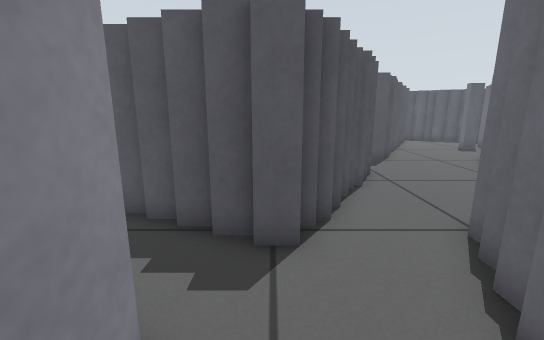
View 1 (above)

22 first-person views from a walk through a Gazebo world. The camera is 0.57 m above the floor, tilts 12° down and sees 90° across. The floor is counted in squares, 0.25 m on a side. Each view is taken from the middle of a square. On the plan, view 1 faces up. The plan holds only what a view shows up to about 17 squares ahead; the rest is blank. The place goes on beyond the plan.

View 2
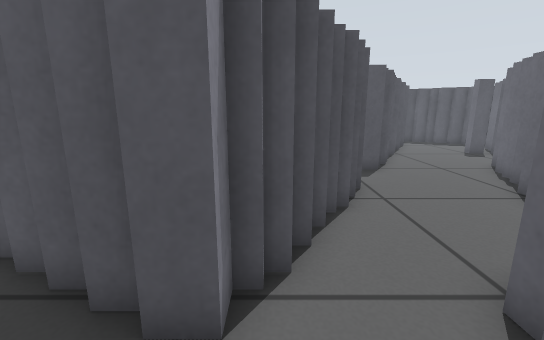

View 3
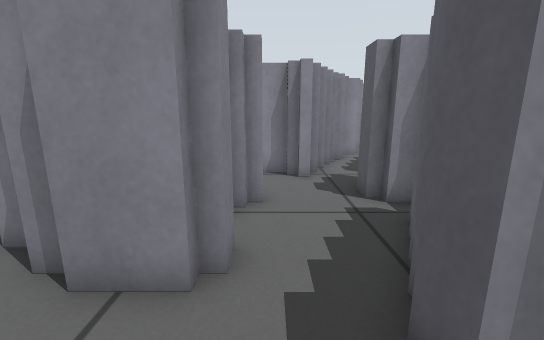

View 4
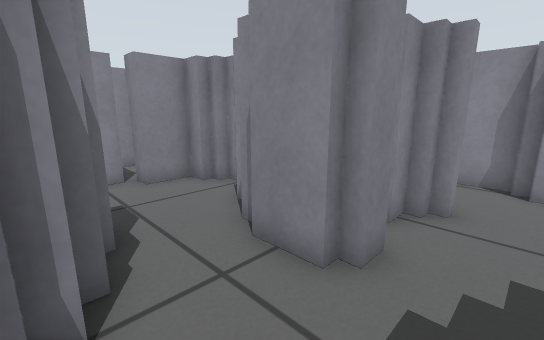

View 5
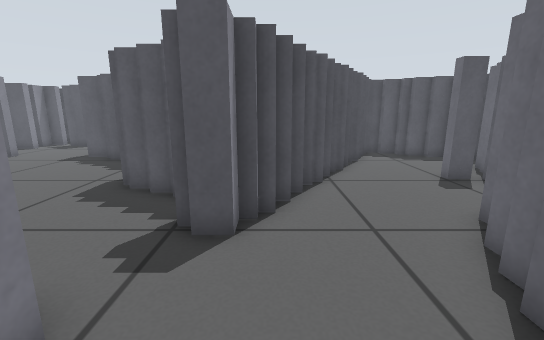

View 6
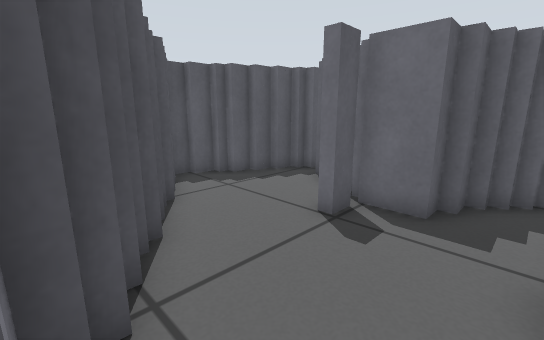

View 7
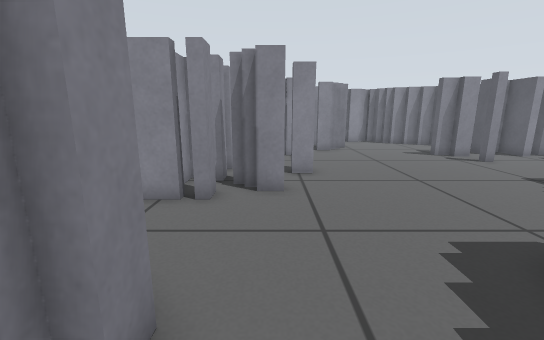

View 8
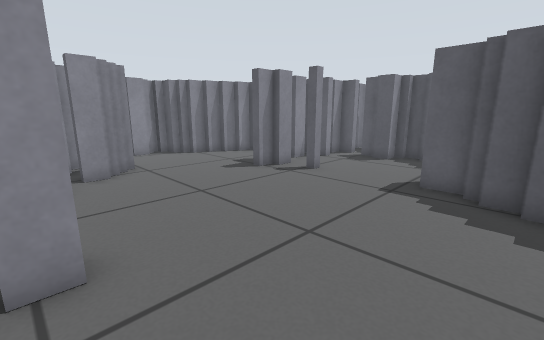

View 9
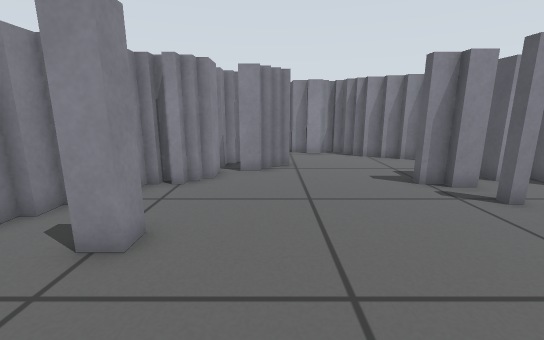

View 10
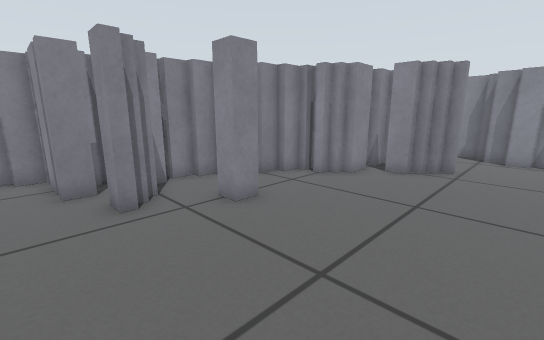

View 11
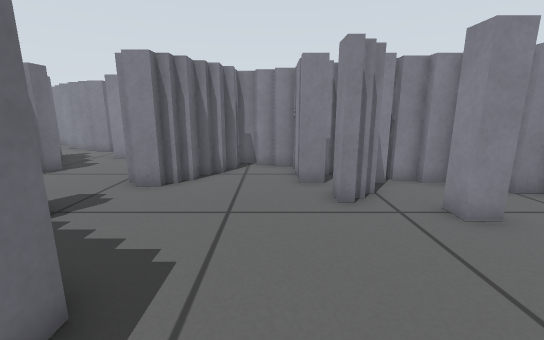

View 12
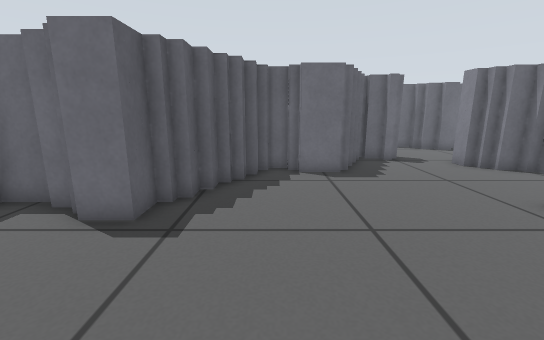

View 13
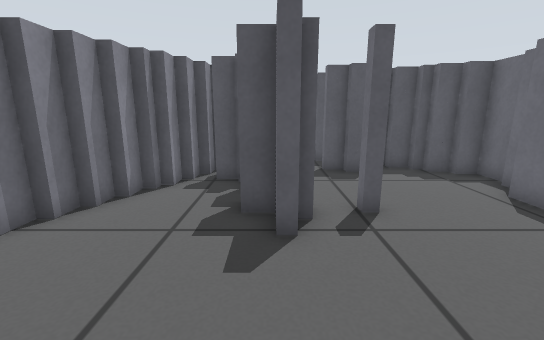

View 14
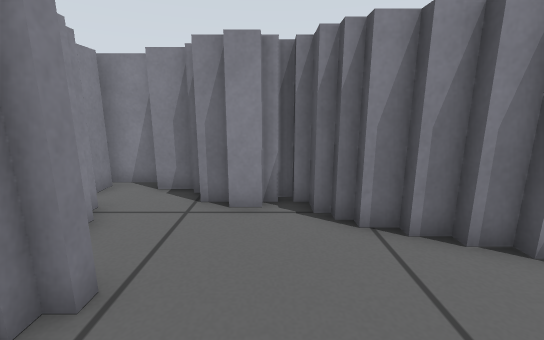

View 15
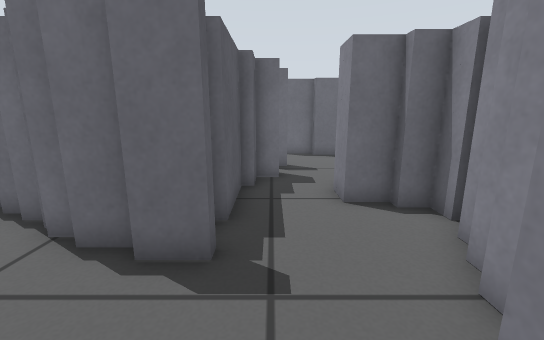

View 16
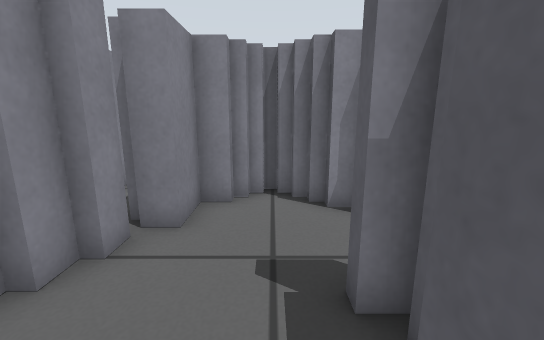

View 17
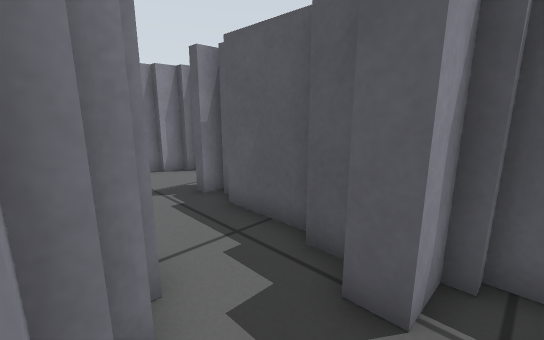

View 18
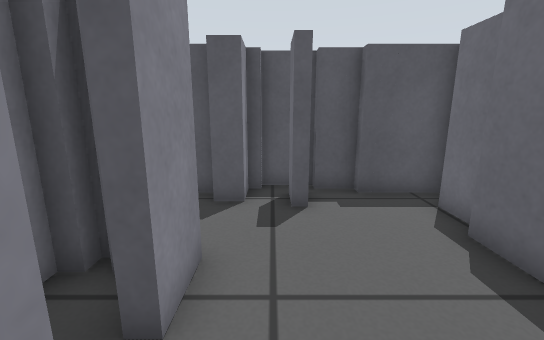

View 19
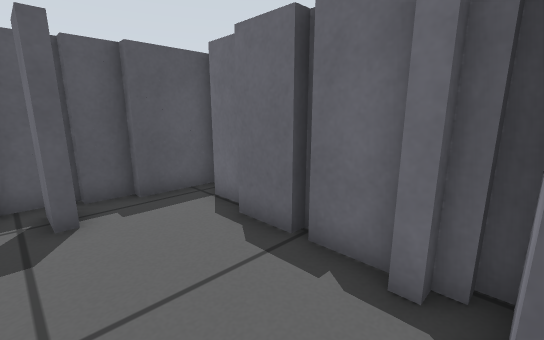

View 20
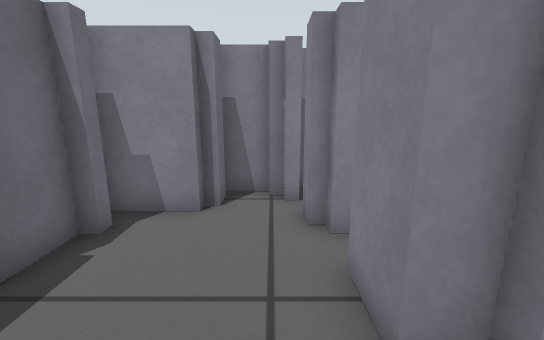

View 21
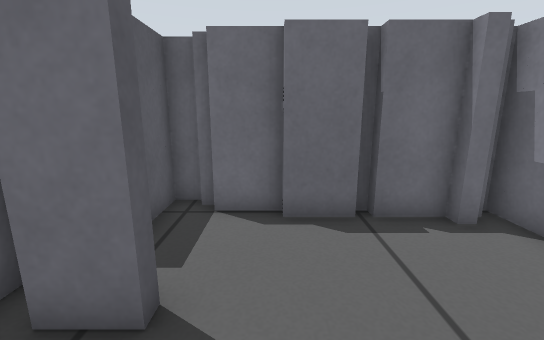

View 22
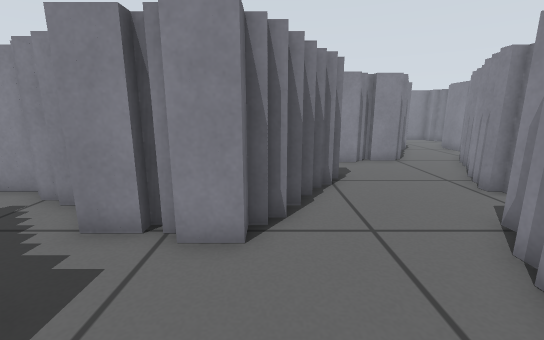

### Floor plan
Key: @ floor where view 1 was taken; # wall or solid block; x gap in a wall; . floor.
Columns run from 19 left of view 1 to 16 right of it. Each row starts with its distance up from view 1.
 27           ######
 26          ##....###
 25       #####......#
 24      ##.##......##
 23     ##...x..... #             ####
 22     #....#x....###           ##..###
 21    ##....#.......###        ##.....#
 20   ##...............###      #.....##
 19   #..................#     ##.... #
 18   #.................##     #...###
 17  ##.................##    ##...###
 16 ##....##.............##  ##.....##
 15 #..###.#..............####.......###
 14 ##   #####...##........###.........#
 13          #...##........##....#####.#
 12          ## ...##............#   ###
 11           ###..##...........##
 10             ######...##....##
  9                ###..###....##
  8                  ######....##
  7               #  #####..... #
  6          #.. ########....
  5          ##......####..####
  4           ##..........##
  3            #..........#
  2            #  #####..##
  1                  ##..#
  0                  ##@##
 -1                 ##..##
 -2                ##...#############
 -3                #.........####...#
 -4                ##..............##
 -5                 ###....##......#
 -6                  ####.#####....#
 -7                     ###  ##....#
 -8                           #....#
 -9                           #...##
-10                           #..###
-11                           ####

Positions as (right, up) in squares from view 1, and headings:
1: (0, 0), facing up
2: (1, 2), facing up
3: (2, 3), facing left
4: (2, 4), facing down-left
5: (6, 8), facing up
6: (7, 14), facing up-right
7: (5, 12), facing left
8: (-1, 13), facing up-left
9: (-1, 16), facing left
10: (-1, 19), facing down-left
11: (-1, 19), facing down
12: (-9, 19), facing right
13: (-10, 16), facing up
14: (-10, 19), facing left
15: (-3, -3), facing right
16: (4, -3), facing left
17: (8, -6), facing up-left
18: (8, -10), facing up
19: (8, -10), facing up-right
20: (8, -4), facing down
21: (6, -5), facing right
22: (10, 18), facing down
